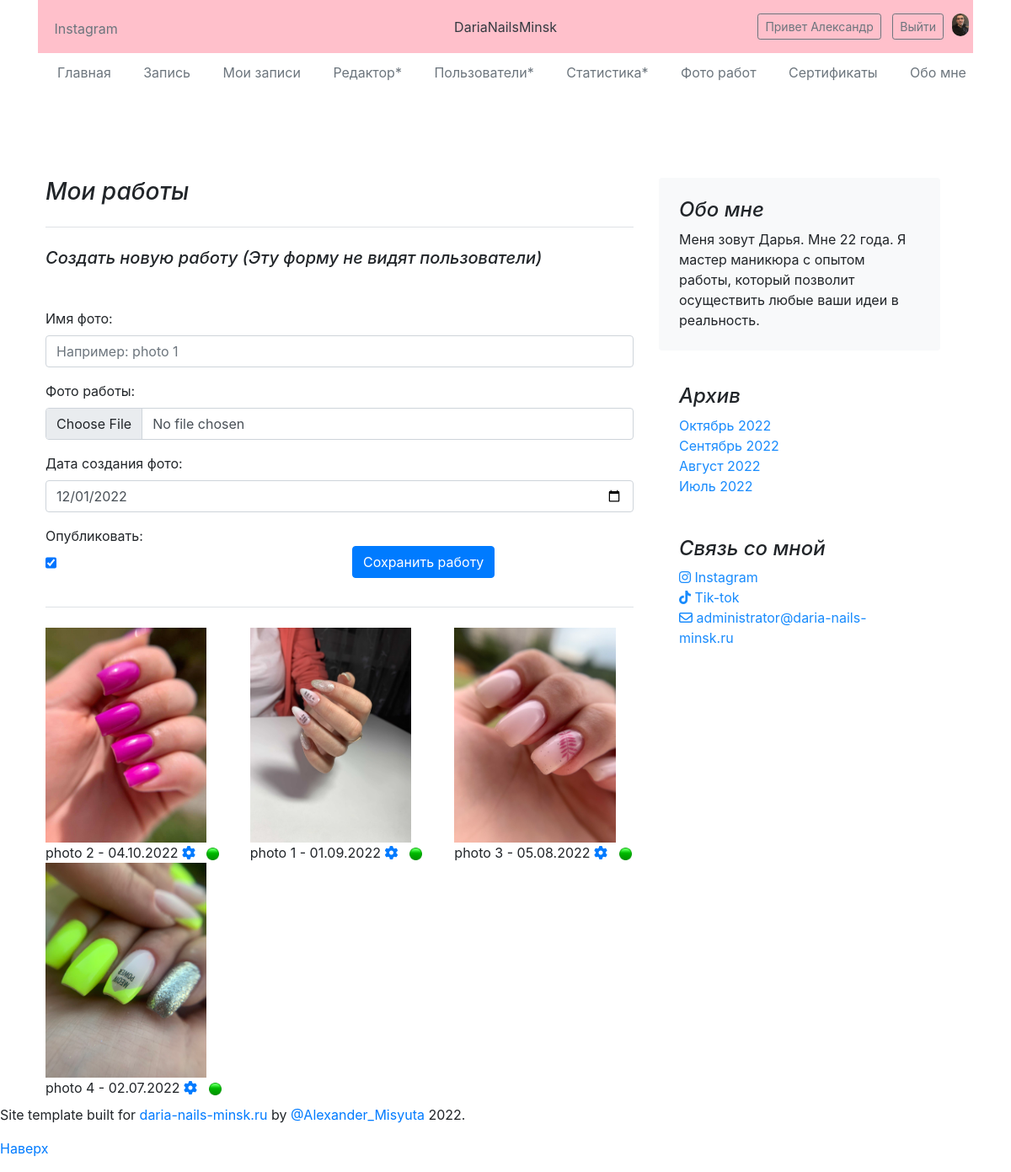
/my_works/ (signed in), run on the app's committed database.
### main/models.py (models this page shows, shortened)
class CustomUser(AbstractUser):
    photo = models.ImageField(upload_to='photos/%Y/%m/%d/', verbose_name='Фото', null=True, blank=True)
    birthday = models.DateField(verbose_name='День рождения', null=True, blank=True)
    instagram = models.CharField(max_length=50, verbose_name='Инстаграм', null=True, blank=True)
    mobile = models.CharField(max_length=13, verbose_name='Телефон', null=True, blank=True)
    class Meta:
        verbose_name = 'Пользователь'
        verbose_name_plural = 'Мои пользователи'
    def get_absolute_url(self):
        return reverse('user_detail', kwargs={'pk': self.pk})

class MyWorks(models.Model):
    title = models.CharField(max_length=100, verbose_name='Название работы')
    photo = models.ImageField(upload_to='photos/%Y/%m/%d/', verbose_name='Фото работы', null=True, blank=True)
    date = models.DateField(verbose_name='Дата', null=True, blank=True)
    is_active = models.BooleanField(verbose_name='Опубликовать', default=True)
    class Meta:
        verbose_name = 'Работа'
        verbose_name_plural = 'Мои работы'
        ordering = ['-date', 'title']

### main/views.py (the view)
# urls.py: path('my_works/', MyWorksCreateView.as_view(), name='my_works'),
class MyWorksCreateView(CreateView):
    form_class = MyWorksCreateForm
    template_name = 'main/my_works.html'
    success_url = reverse_lazy('my_works')
    def get_context_data(self, **kwargs):
        context = super().get_context_data(**kwargs)
        month_my_work = month_my_works()
        context['title'] = 'Мои работы'
        context['title_body'] = 'Мои работы'
        context['title_block'] = 'Создать новую работу\n(Эту форму не видят пользователи)'
        context['month_my_work'] = month_my_work
        context['no_posts'] = 'Мастер еще не загрузил фото!'
        if not self.request.user.is_staff:
            context['posts'] = MyWorks.objects.filter(is_active=True)
        else:
            context['posts'] = MyWorks.objects.all()
        return context

### main/forms.py
class MyWorksCreateForm(ModelForm):
    title = forms.CharField(label='Имя фото', widget=forms.TextInput(attrs={'class': 'form-control', 'placeholder': 'Например: photo 1'}))
    photo = forms.ImageField(label='Фото работы', required=True, widget=forms.ClearableFileInput(attrs={'class': 'form-control', 'type': 'file', 'accept': 'image/*'}))
    date = forms.DateTimeField(label='Дата создания фото', required=False, widget=forms.TextInput(attrs={'class': 'form-control', 'type': 'date', 'value': datetime.date(datetime.now())}))
    class Meta:
        model = MyWorks
        fields = ('title', 'photo', 'date', 'is_active')
        widgets = {
            'is_active': forms.CheckboxInput(attrs={'class': 'form-check'})
        }

### main/views.py (called while the page is built)
def month_my_works():
    month_my_work = []
    posts = MyWorks.objects.filter(is_active=True)
    for el in posts:
        d = el.date
        d = str(d).split('-')
        deadline = datetime.strptime(f'{d[0]}-{d[1]}-1', "%Y-%m-%d")
        month_my_work.append(deadline)
    month_my_work = set(month_my_work)
    month_my_work = list(month_my_work)
    month_my_work.sort(reverse=True)
    return month_my_work

### main/templates/main/my_works.html (shortened to what this page needs)
{% extends 'main/base.html' %}
{% load static %}
{% block body %}
<link rel="stylesheet" href="https://stackpath.bootstrapcdn.com/bootstrap/5.0.0-alpha2/css/bootstrap.min.css">
<link rel="stylesheet" href="https://cdn.jsdelivr.net/npm/bootstrap@4.6.2/dist/css/bootstrap.min.css">
{% if not error %}
    {% if request.user.is_staff %}
        {% if not form_no %}
            <h5 class="mb-4 fst-italic">{{ title_block }}</h5><br>
            <form class="pb-4 border-bottom" method="post" enctype="multipart/form-data">
                <div class="add-post">
                    {% for el in form %}
                        {% if el.label != 'Опубликовать' %}
                            <p><label>{{ el.label }}:</label> {{ el }}</p>
                        {% else %}
                            <div class="row">
                                <div class="col-sm">
                                    <p><label>{{ el.label }}:</label> {{ el }}</p>
                                </div>
                                <div class="col-sm">
                                    <br><button class="btn btn-primary" type="submit">Сохранить работу</button>
                                    <br>
                                </div>
                            </div>
                        {% endif %}
                    {% endfor %}
                </div>
            </form><br>
        {% endif %}
    {% endif %}
    {% if posts %}
        <div class="row">
            <div class="col-sm">
                {% for el in posts|slice:"::3" %}
                    <img src="{{ el.photo.url }}" width="90%"><br>{{ el.title }} - {{ el.date|date:"d.m.Y" }}
                {% if request.user.is_staff %}
                    <a href="{% url 'edit_work' el.pk %}"><i class="fa-solid fa-gear"></i></a>
                    {% if el.is_active %}
                        &nbsp;&nbsp;<img src="{% static 'main/img/active.png' %}" width="15px" alt="Active">
                    {% else %}
                        &nbsp;&nbsp;<img src="{% static 'main/img/not_active.jpg' %}" width="15px" alt="Not active">
                    {% endif %}
                {% endif %}
                <br>
                {% endfor %}
            </div>
            <div class="col-sm">
                {% for el in posts|slice:"1::3" %}
                    <img src="{{ el.photo.url }}" width="90%"><br>{{ el.title }} - {{ el.date|date:"d.m.Y" }}
                {% if request.user.is_staff %}
                    <a href="{% url 'edit_work' el.pk %}"><i class="fa-solid fa-gear"></i></a>
                    {% if el.is_active %}
                        &nbsp;&nbsp;<img src="{% static 'main/img/active.png' %}" width="15px" alt="Active">
                    {% else %}
                        &nbsp;&nbsp;<img src="{% static 'main/img/not_active.jpg' %}" width="15px" alt="Not active">
                    {% endif %}
                {% endif %}
                <br>
                {% endfor %}
            </div>
            <div class="col-sm">
                {% for el in posts|slice:"2::3" %}
                    <img src="{{ el.photo.url }}" width="90%"><br>{{ el.title }} - {{ el.date|date:"d.m.Y" }}
                {% if request.user.is_staff %}
                    <a href="{% url 'edit_work' el.pk %}"><i class="fa-solid fa-gear"></i></a>
                    {% if el.is_active %}
                        &nbsp;&nbsp;<img src="{% static 'main/img/active.png' %}" width="15px" alt="Active">
                    {% else %}
                        &nbsp;&nbsp;<img src="{% static 'main/img/not_active.jpg' %}" width="15px" alt="Not active">
                    {% endif %}
                {% endif %}
                <br>
                {% endfor %}
            </div>
        </div>
    {% else %}
        <h5 class="mb-4 fst-italic">{{ no_posts }}</h5>
    {% endif %}
{% else %}
    <h4 class="mb-4 fst-italic">Ошибка доступа</h4>
{% endif %}
{% endblock %}

### main/templates/main/base.html (shortened to what this page needs)
<!DOCTYPE html>
{% load static %}
<html lang="ru">
<head>
    <link rel="stylesheet" href="https://cdn.jsdelivr.net/npm/bootstrap@5.2.0/dist/css/bootstrap.min.css">
    <link rel="stylesheet" href="https://stackpath.bootstrapcdn.com/bootstrap/5.0.0-alpha2/css/bootstrap.min.css">
    <link rel="stylesheet" href="https://cdn.jsdelivr.net/npm/bootstrap@4.6.2/dist/css/bootstrap.min.css">
    <link href="https://getbootstrap.com/docs/5.2/dist/css/bootstrap.min.css" rel="stylesheet">
    <link href="https://getbootstrap.com/docs/5.2/examples/blog/blog.css" rel="stylesheet">
    <link rel="stylesheet" href="{% static 'main/css/style.css' %}">
    <link rel="stylesheet" href="{% static 'main/css/dropdown.css' %}">
</head>
<body>
<div class="container">
  <header class="blog-header lh-1 py-3">
    <div class="row flex-nowrap justify-content-between align-items-center">
      <div class="col-4 pt-1">
        <a class="link-secondary" href="https://www.instagram.com/daria.nails.minsk/">Instagram</a>
      </div>
      <div class="col-4 text-center">
        <a class="blog-header-logo text-dark" href="{% url 'home' %}">DariaNailsMinsk</a>
      </div>
      <div class="col-4 d-flex justify-content-end align-items-center">
        {% if not request.user.is_authenticated %}
          <div class="my-register">
            <a class="btn btn-sm btn-outline-secondary" href="{% url 'log_in' %}">Войти</a>&nbsp;&nbsp;
            <a class="btn btn-sm btn-outline-secondary" href="{% url 'registration' %}">Регистрация</a>
          </div>
        {% else %}
        <div class="my-register">
          {% if user.photo %}<img class="user-photo" src="{{ user.photo.url }}" align="right">&nbsp;&nbsp;&nbsp;&nbsp;{% endif %}
          <a class="btn btn-sm btn-outline-secondary" href="{{ user.get_absolute_url }}">Привет {{ user.first_name }}</a>&nbsp;&nbsp;
          <a class="btn btn-sm btn-outline-secondary" href="{% url 'logout' %}">Выйти</a>
        </div>
        {% endif %}
      </div>
    </div>
  </header>
  <div class="nav-scroller py-1 mb-2">
    <nav class="nav d-flex justify-content-between">
      <a class="p-2 link-secondary" href="{% url 'home' %}">Главная</a>
      <a class="p-2 link-secondary" href="{% url 'book_manicure' %}">Запись</a>
      <a class="p-2 link-secondary" href="{% url 'my_book' %}">Мои записи</a>
      {% if request.user.is_staff %}<a class="p-2 link-secondary" href="{% url 'create_book' %}">Редактор*</a>{% endif %}
      {% if request.user.is_staff %}<a class="p-2 link-secondary" href="{% url 'all_users' %}">Пользователи*</a>{% endif %}
      {% if request.user.is_staff %}<a class="p-2 link-secondary" href="{% url 'statistic' %}">Статистика*</a>{% endif %}
      <a class="p-2 link-secondary" href="{% url 'my_works' %}">Фото работ</a>
      <a class="p-2 link-secondary" href="{% url 'certificates' %}">Сертификаты</a>
      <a class="p-2 link-secondary" href="{% url 'about_me' %}">Обо мне</a>
    </nav>
  </div>
</div>
<main class="container">
  <div class="row mb-2">
  <div class="row g-5">
    <div class="col-md-8">
      <h3 class="pb-4 mb-4 fst-italic border-bottom">
        {{ title_body }}
      </h3>
        {% block body %}
        {% endblock %}
    </div>
    <div class="col-md-4">
      <div class="position-sticky" style="top: 2rem;">
        <div class="p-4 mb-3 bg-light rounded">
          <h4 class="fst-italic">Обо мне</h4>
          <p class="mb-0">Меня зовут Дарья. Мне 22 года. Я мастер маникюра с опытом работы, который позволит осуществить любые ваши идеи в реальность.</p>
        </div>
        <div class="p-4">
          <h4 class="fst-italic">Архив</h4>
          <ol class="list-unstyled mb-0">
              {% if month_my_work %}
                {% for el in month_my_work %}
                    <li><a href="{% url 'my_works_by_date' el|date:'Y-m-d' %}">{{ el|date:"F Y" }}</a></li>
                {% endfor %}
              {% else %}
                <p>Архив пуст</p>
              {% endif %}
          </ol>
        </div>
        <div class="p-4">
          <h4 class="fst-italic">Связь со мной</h4>
          <ol class="list-unstyled">
            <li><a href="https://www.instagram.com/daria.nails.minsk/"><i class="fa-brands fa-instagram"></i> Instagram</a></li>
            <li><a href="https://www.tiktok.com/@dariaaa_rr"><i class="fa-brands fa-tiktok"></i> Tik-tok</a></li>
            <li><i class="fa-regular fa-envelope"></i> administrator@daria-nails-minsk.ru</li>
          </ol>
        </div>
      </div>
    </div>
  </div>
</div>
</main>
<footer class="blog-footer">
  <p>Site template built for <a href="https://daria-nails-minsk.ru/">daria-nails-minsk.ru</a> by <a href="https://www.linkedin.com/in/%D1%81%D0%B0%D1%88%D0%B0-%D0%BC%D0%B8%D1%81%D1%8E%D1%82%D0%B0-637623231/">@Alexander_Misyuta</a> 2022.</p>
  <p>
    <a href="#">Наверх</a>
  </p>
</footer>
</body>
</html>

### main/static/main/css/style.css (style rules this page uses)
.blog-header { background-color: pink; }
.my-register { margin-right: 15px; }
.link-secondary { margin-left: 15px; }
.user-photo { position: relative; left: 10px; width: 20px; border-radius: 10px; }
.add-post { width: 100%; margin: auto 0; }
.list-unstyled a, li { color: #188bfd; }

### main/templates/main/base.html (style rules this page uses)
.nav-scroller { position: relative; z-index: 2; height: 2.75rem; overflow-y: hidden; }
.nav-scroller .nav { display: flex; flex-wrap: nowrap; padding-bottom: 1rem; margin-top: -1px; overflow-x: auto; text-align: center; white-space: nowrap; -webkit-overflow-scrolling: touch; }

### data on the page
CustomUser: photo (picture), first_name "Александр"
MyWorks: photo (picture), title "photo 2", date "04.10.2022", is_active True (drawn)
MyWorks: photo (picture), title "photo 4", date "02.07.2022", is_active True (drawn)
MyWorks: photo (picture), title "photo 1", date "01.09.2022", is_active True (drawn)
MyWorks: photo (picture), title "photo 3", date "05.08.2022", is_active True (drawn)

### other printed values
{{ title_body }} "Мои работы"
{{ title_block }} "Создать новую работу (Эту форму не видят пользователи)"
{{ el.label }} "Имя фото" "Фото работы" "Дата создания фото"
{{ el.label }} "Опубликовать"
{{ el|date:"F Y" }} "Октябрь 2022" "Сентябрь 2022" "Август 2022" "Июль 2022"
